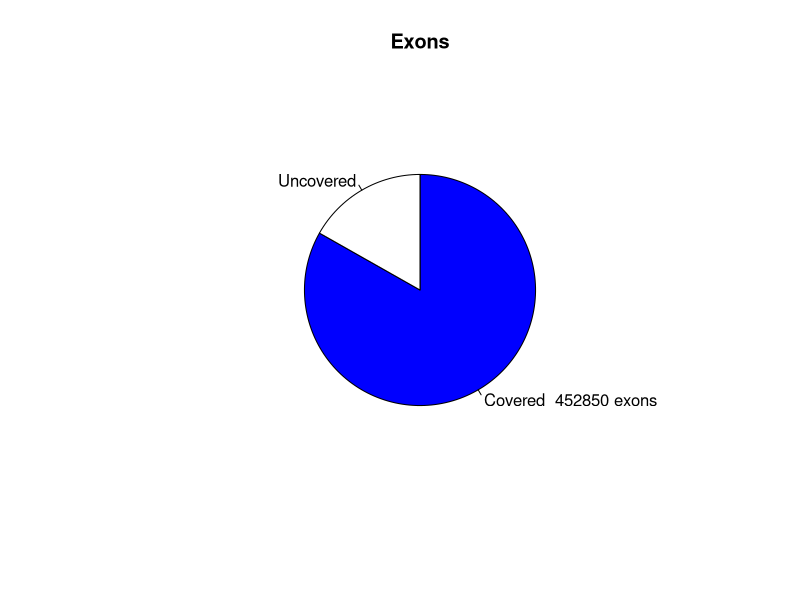

The R script that drew this image:
png("/rds/user/is460/hpc-work/muscle-rnaseq/ezbamqc/output/figs/srpk3_wt_ttnb_wt_4.read_distr_pie.png",width=500,height=500,units="px")
pie(c(452850,91458),labels=c("Covered  452850 exons","Uncovered"),main="Exons",radius=0.6,clockwise=T,col=c("blue","white"))
dev.state = dev.off()
